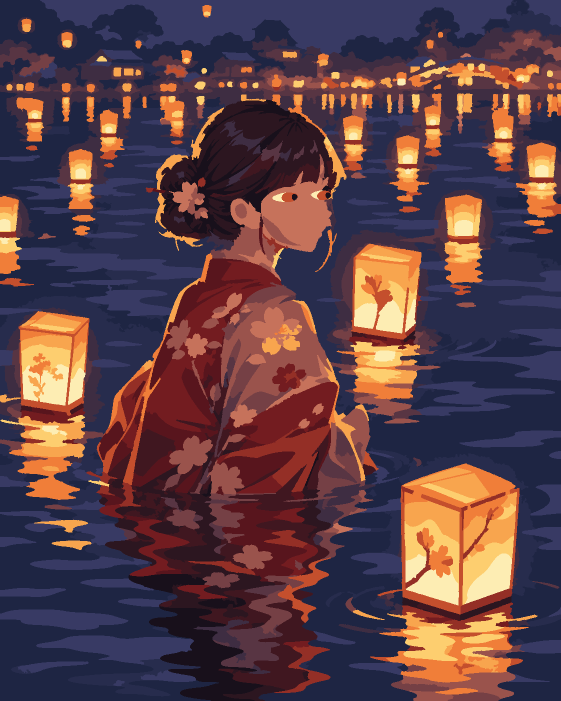
#> input picture face_v5/color_segmentation_review.png, 1122 x 1402 px (shown at 1/2 size)
$ python build_1300.py --source ../face_v5/color_segmentation_review.png --out out.png   (older library calls are emulated)
#> lines starting #> are read from the running program, lines starting #| are printed output that depends on the picture; after the words box and inside, x2 and y2 are one past the last pixel; in counts of white or black regions, pixels touching at a corner belong together
### scripts/build.py
#!/usr/bin/env python3
"""Vector paint-by-numbers review based strictly on an existing PNG.

Never regenerates or replaces the source. Exports an SVG with 0.2 mm
contours and 5.3 pt labels. Unnumberable areas are explicitly audited.
"""
import argparse
import csv
import hashlib
import json
from collections import defaultdict
from pathlib import Path

import cv2
import numpy as np
from PIL import Image, ImageDraw, ImageFont
from scipy import ndimage as ndi

PAGE_W_MM = 400.0
PAGE_H_MM = 600.0
STROKE_MM = 0.2
LABEL_PT = 5.3
FONT_MM = LABEL_PT * 25.4 / 72.0


def label_components(indexed, ncolors):
    ids = np.zeros(indexed.shape, dtype=np.int32)
    region_colors = [-1]
    areas = [0]
    for color in range(ncolors):
        n, labels, stats, _ = cv2.connectedComponentsWithStats(
            (indexed == color).astype(np.uint8), connectivity=8)
        offset = len(areas) - 1
        mask = labels > 0
        ids[mask] = labels[mask] + offset
        region_colors.extend([color] * (n - 1))
        areas.extend(stats[1:, cv2.CC_STAT_AREA].astype(int).tolist())
    return ids, np.asarray(region_colors, dtype=np.int16), np.asarray(areas)


# [216 lines left out: functions majority_filter, remove_speckles, label_with_centers, simplify_horizon, art_directed_1500, not called in this run]


def trace_smooth_shared_interfaces(indexed, px_to_mm, xoff, yoff):
    """Trace color boundaries ONCE as shared vector paths.

    No repeated staircase segments. Junctions are pinned, and 1 px
    contour simplification straightens roofs/lantern edges without
    changing the per-pixel color assignment map.
    """
    height, width = indexed.shape
    stride = width + 1
    adjacency = defaultdict(list)
    horizontal = np.argwhere(indexed[1:, :] != indexed[:-1, :])
    vertical = np.argwhere(indexed[:, 1:] != indexed[:, :-1])
    for y, x in horizontal:
        a = int((y + 1) * stride + x)
        b = a + 1
        adjacency[a].append(b)
        adjacency[b].append(a)
    for y, x in vertical:
        a = int(y * stride + x + 1)
        b = a + stride
        adjacency[a].append(b)
        adjacency[b].append(a)
    visited = set()
    polylines = []
    # [17 lines left out: function walk, not called in this run]
    for start, neighbors in adjacency.items():
        if len(neighbors) == 2:
            continue
        for next_node in neighbors:
            if (min(start, next_node), max(start, next_node)) not in visited:
                polylines.append(walk(start, next_node))
    for start, neighbors in adjacency.items():
        for next_node in neighbors:
            if (min(start, next_node), max(start, next_node)) not in visited:
                polylines.append(walk(start, next_node))
    paths = []
    for nodes in polylines:
        if len(nodes) < 2:
            continue
        points = np.asarray(
            [(i % stride, i // stride) for i in nodes],
            dtype=np.float32)
        closed = len(nodes) > 3 and nodes[0] == nodes[-1]
        simplified = cv2.approxPolyDP(
            points.reshape(-1, 1, 2), 1.0, closed).reshape(-1, 2)
        if len(simplified) < 2:
            continue
        points_mm = [
            (xoff + float(x) * px_to_mm, yoff + float(y) * px_to_mm)
            for x, y in simplified]
        path = f'M{points_mm[0][0]:.3f},{points_mm[0][1]:.3f}'
        path += ''.join(
            f'L{x:.3f},{y:.3f}' for x, y in points_mm[1:])
        if closed:
            path += 'Z'
        paths.append(path)
    return ' '.join(paths), len(paths)


def palette_indices(palette):
    """Sort navy/violet -> burgundy/red -> orange -> yellow/cream."""
    hsv = cv2.cvtColor(
        palette[None, :, :].astype(np.uint8), cv2.COLOR_RGB2HSV)[0]
    degrees = hsv[:, 0].astype(float) * 2.0
    rotated = (degrees - 205.0) % 360.0
    return sorted(range(len(palette)),
                  key=lambda i: (round(rotated[i] / 30),
                                 float(hsv[i, 2])))


# [234 lines left out: functions runs, outline_svg, create_labels, build, not called in this run]


# [17 lines that do not run on import are left out]

### scripts/build_1300.py
#!/usr/bin/env python3
"""Paint-by-numbers: geometry-first cleanup. No artificial circular label pockets.
Original source is NEVER edited. Every remaining color island gets a 5.3pt label.
"""
from __future__ import annotations
import argparse, csv, hashlib, json
from collections import defaultdict
from pathlib import Path

import cv2
import numpy as np
from PIL import Image
from scipy import ndimage as ndi
import cairosvg
import build as previous

TARGET = 1300
FONT_PT = 5.3
STROKE_MM = .2
PAGE = (400., 600.)


def contacts(ids):
    """Shared edge length with 8-connected fallback for diagonal islands."""
    table = defaultdict(lambda: defaultdict(float))
    for a,b,weight in (
        (ids[:,:-1],ids[:,1:],1.),
        (ids[:-1,:],ids[1:,:],1.),
        (ids[:-1,:-1],ids[1:,1:],.12),
        (ids[1:,:-1],ids[:-1,1:],.12),
    ):
        mask = a != b
        v = np.stack((np.minimum(a[mask],b[mask]),
                      np.maximum(a[mask],b[mask])),axis=1)
        unique, lengths = np.unique(v,axis=0,return_counts=True)
        for (x,y),ln in zip(unique,lengths):
            if x < 1: continue
            table[int(x)][int(y)] += float(ln)*weight
            table[int(y)][int(x)] += float(ln)*weight
    return table


def fit_centers(ids, colors, palette, scale):
    """Find an actually rectangular number clearance for every island.

    At 400mm print width, 5.3pt ~= 5.25 source pixels high.
    Reserve 7 pixels height and 7/11 width incl. margin.
    """
    n=int(ids.max())
    ordering=previous.palette_indices(palette)
    codes={color:k+1 for k,color in enumerate(ordering)}
    numbers=np.zeros(n+1,dtype=np.int16)
    for r in range(1,n+1):
        numbers[r]=codes[int(colors[r])]
    raster=ids.astype(np.uint16)
    kernels=(np.ones((7,7),np.uint8),np.ones((7,11),np.uint8))
    good=[]
    for kernel in kernels:
        mn=cv2.erode(raster,kernel,borderType=cv2.BORDER_CONSTANT,borderValue=0)
        mx=cv2.dilate(raster,kernel,borderType=cv2.BORDER_CONSTANT,borderValue=0)
        good.append((mn==mx) & (raster!=0))
    wanted=np.where(numbers[raster]<=9,good[0],good[1])
    counts=np.bincount(ids[wanted],minlength=n+1)
    # Pick a safe center far away from any shared color boundary.
    border=np.zeros(ids.shape,dtype=bool)
    d=ids[:,:-1]!=ids[:,1:]
    border[:,:-1]|=d; border[:,1:]|=d
    d=ids[:-1,:]!=ids[1:,:]
    border[:-1,:]|=d; border[1:,:]|=d
    border[0,:]=True; border[-1,:]=True
    border[:,0]=True; border[:,-1]=True
    dist=cv2.distanceTransform((~border).astype(np.uint8),cv2.DIST_L2,5)
    coords=ndi.maximum_position(dist*wanted,labels=ids,index=np.arange(1,n+1))
    centers=np.zeros((n+1,2),np.int32)
    for r,xy in enumerate(coords,1):
        y,x=xy
        centers[r]=int(x),int(y)
    return counts[1:]>0,centers,numbers


def remap_colors(ids, colors, target):
    # Every pixel is reassigned to a color from the original 19-color palette.
    recolored=colors.copy()
    for r,c in target.items(): recolored[r]=c
    return recolored[ids]


def merge_until_fit(indexed, palette, scale, max_rounds=14):
    history=[]
    pigment_count=len(palette)
    rgb=np.asarray(palette,dtype=np.uint8)
    lab=cv2.cvtColor(rgb[None,:,:],cv2.COLOR_RGB2LAB)[0].astype(float)
    work=indexed.copy()
    for iteration in range(max_rounds):
        ids, colors, areas=previous.label_components(work,pigment_count)
        n=len(colors)-1
        valid,centers,numbers=fit_centers(ids,colors,palette,scale)
        bad=np.flatnonzero(~valid)+1
        history.append({'round':iteration,'regions':n,'fit':int(valid.sum()),'unfit':len(bad)})
        if len(bad)==0:
            return work,ids,colors,centers,numbers,history
        graph=contacts(ids)
        per_color=np.bincount(colors[1:].astype(np.int32),minlength=pigment_count)
        target={}
        # The smallest unpaintable flecks are merged first. Large valid shapes
        # and salient foreground silhouettes are not touched.
        for r in sorted(bad,key=lambda z:int(areas[z])):
            adj=graph.get(int(r),{})
            if not adj: continue
            original_color=int(colors[r])
            # 19 is a MAXIMUM, not a requirement to retain an unpaintable pigment.
            x,y=centers[r]
            def rank(z):
                c=int(colors[z])
                color_dist=float(np.linalg.norm(lab[original_color]-lab[c]))
                common=float(adj[z])
                # Prefer strongly similar pigments and existing broad forms.
                # Distant lights retain warm colors when an alternative exists.
                warm_guard=(y<470 and original_color!=c and
                            palette[original_color,0]>160 and
                            palette[c,0]<85)
                return (-100 if warm_guard else 0,
                        1 if c==original_color else 0,
                        -color_dist, common, float(areas[z]))
            # Merge toward a larger, already numberable neighbor. Never
            # let two invalid patches swap pigments back and forth.
            stable=[z for z in adj if valid[z-1]]
            larger=[z for z in adj if areas[z]>areas[r] or
                    (areas[z]==areas[r] and z<r)]
            pool=stable or larger or list(adj)
            best=max(pool,key=lambda z:(int(valid[z-1]),float(areas[z]),rank(z)))
            target[int(r)]=int(colors[best])
            per_color[original_color]-=1
        if not target: break
        new=remap_colors(ids,colors,target)
        if np.array_equal(new,work): break
        work=new
    ids,colors,areas=previous.label_components(work,pigment_count)
    valid,centers,numbers=fit_centers(ids,colors,palette,scale)
    history.append({'round':'final','regions':len(colors)-1,
                    'fit':int(valid.sum()),'unfit':int(np.count_nonzero(~valid))})
    return work,ids,colors,centers,numbers,history


def recover_source_details(work, source_idx, palette, target=1300):
    """Recover ONLY original 19-color regions that physically fit a number.

    Each restored source-derived island must be entirely INSIDE a paintable
    existing area (not a synthetic circle/stripe). Preserve protected girl's
    meaningful details and close-up lamps, leave distant horizon simplified.
    """
    src_ids,src_colors,src_areas=previous.label_components(source_idx,len(palette))
    src_ok,src_centers,_=fit_centers(src_ids,src_colors,palette,1.)
    base_ids,base_colors,base_areas=previous.label_components(work,len(palette))
    base_ok,base_centers,_=fit_centers(base_ids,base_colors,palette,1.)
    blocked=np.zeros(work.shape,np.uint8)
    for rid in range(1,len(base_colors)):
        if base_ok[rid-1]:
            x,y=base_centers[rid]
            cv2.circle(blocked,(int(x),int(y)),7,1,-1)
    boxes=ndi.find_objects(src_ids)
    h,w=work.shape
    choices=[]
    for rid in range(1,len(src_colors)):
        if not src_ok[rid-1]: continue
        area=int(src_areas[rid])
        if area<65 or area>7000:continue
        x,y=map(int,src_centers[rid])
        # Do not reintroduce noisy distant sky and remote water speckles.
        foreground=(320<=y<=1160 and 215<=x<=780)
        near_lamp=(600<=y<=1300 and (x<200 or x>740))
        if not (foreground or near_lamp):continue
        box=boxes[rid-1]
        if box is None:continue
        y0,y1=box[0].start,box[0].stop
        x0,x1=box[1].start,box[1].stop
        if min(y0,x0)<4 or y1>h-4 or x1>w-4:continue
        ys=slice(y0-2,y1+2);xs=slice(x0-2,x1+2)
        island=(src_ids[ys,xs]==rid)
        if not island.any():continue
        a,b=np.unique(base_ids[ys,xs][island],return_counts=True)
        if not len(a):continue
        parent=int(a[b.argmax()])
        if int(b.max())/area<.985:continue
        if int(src_colors[rid])==int(base_colors[parent]):continue
        # A full two-pixel neighborhood must remain inside the parent.
        outer=cv2.dilate(island.astype(np.uint8),
            np.ones((5,5),np.uint8),iterations=1).astype(bool)
        if not np.all(base_ids[ys,xs][outer]==parent):continue
        if np.any(blocked[ys,xs][island]):continue
        # Favor naturally shaped (not hairline) original design accents.
        bw,bh=x1-x0,y1-y0
        if min(bw,bh)<7 or area/max(1,bw*bh)<.08:continue
        # In faces retain genuinely original iris/brow details, not flecks.
        face=(340<=y<=510 and 470<=x<=665)
        salience=(25 if face else 12 if (200<x<725 and y<985) else 0)
        choices.append((salience+min(area,1800)/120,area,rid,ys,xs,island,parent))
    choices.sort(reverse=True,key=lambda z:z[0])
    restored=0
    new=work.copy()
    occupied=np.zeros(work.shape,np.uint8)
    for _,area,rid,ys,xs,island,parent in choices:
        if restored>=max(0,target-(len(base_colors)-1)):break
        if np.any(occupied[ys,xs][island]):continue
        # Candidate can only restore a real source island, not recolor arbitrary pixels.
        if not np.all(new[ys,xs][island]==base_colors[parent]):continue
        new[ys,xs][island]=int(src_colors[rid])
        occupied[ys,xs][island]=1
        restored+=1
    return new,{'eligible_source_islands':len(choices),
                'restored_source_islands':restored}

# [86 lines left out: functions smooth_shared_paths, face_stroke, painted_ink_preview, not called in this run]


def build(source, out):
    out.mkdir(exist_ok=True,parents=True)
    raw=source.read_bytes()
    image=np.asarray(Image.open(source).convert('RGB'))
#> image is the input picture: shape (1402, 1122, 3); mean R, G, B 93.2, 63.9, 69.7
    palette, inverse=np.unique(image.reshape(-1,3),return_inverse=True,axis=0)
#> palette = 19 rows, first 8: [24, 16, 27], [30, 37, 67], [39, 44, 77], [44, 22, 32], [56, 58, 100], [62, 45, 66], [64, 23, 32], [88, 21, 29]
    if len(palette)!=19:raise RuntimeError(f'Source has {len(palette)} colors, expected 19')
    baseline=np.asarray(Image.open(out/'color_segmentation_review.png').convert('RGB'))
    if baseline.shape!=image.shape:raise RuntimeError('Baseline dimensions differ')
    known=np.zeros(image.shape[:2],bool)
    indexed=np.zeros(image.shape[:2],np.uint8)
    for c,rgb in enumerate(palette):
        same=np.all(baseline==rgb,axis=2)
        known|=same; indexed[same]=c
#> this loop made 19 passes
#> pass 1, in build, `same=np.all(baseline==rgb,axis=2)`:
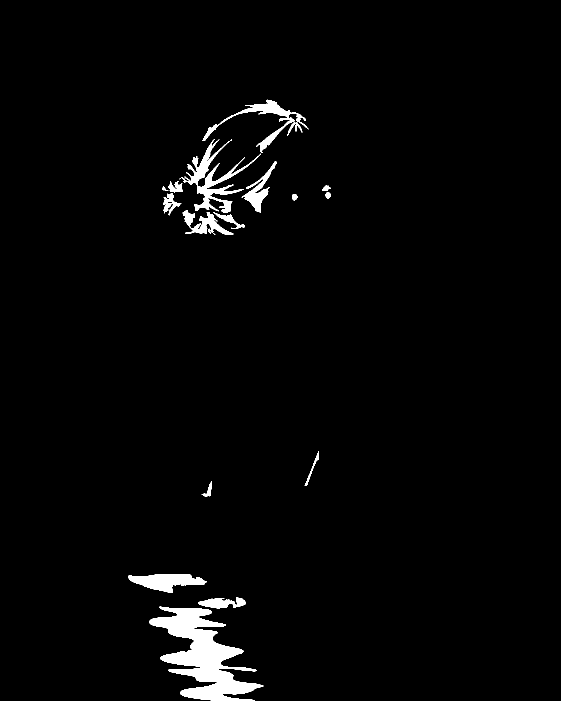
#> same: shape (1402, 1122) bool (shown at 1/2 size); 2.3% white; 17 white regions, largest, box (x1, y1, x2, y2) and area: (298, 1213, 527, 1402) 17767, (359, 278, 522, 425) 4917, (257, 1148, 414, 1186) 3388
#> after the loop:
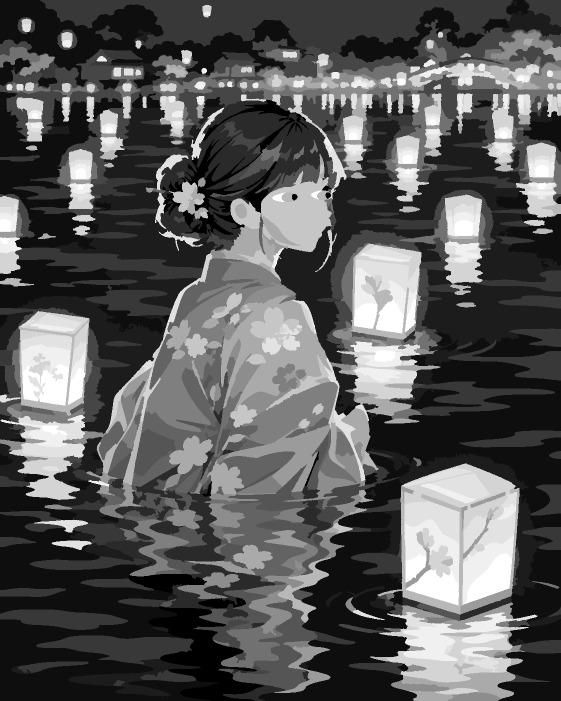
#> indexed: shape (1402, 1122) (shown at 1/2 size); min 0, max 18, mean 6.32; drawn with min black and max white
    if not np.all(known):raise RuntimeError('Unrecognized baseline color pixels')
    height,width=indexed.shape
    scale=min(PAGE[0]/width,PAGE[1]/height)
    wmm,hmm=width*scale,height*scale
    xoff,yoff=(PAGE[0]-wmm)/2,(PAGE[1]-hmm)/2
    output,ids,colors,centers,numbers,history=merge_until_fit(indexed,palette,scale)
#> in merge_until_fit, `pigment_count=len(palette)`: pigment_count = 19
#> in merge_until_fit, `rgb=np.asarray(palette,dtype=np.uint8)`: rgb has the same summary as palette in build
#> in merge_until_fit, `lab=cv2.cvtColor(rgb[None,:,:],cv2.COLOR_RGB2LAB)[0].astype(float)`: lab = 19 rows, first 8: [15, 136, 122], [40, 134, 108], [48, 136, 107], [27, 142, 126], [67, 139, 103], [54, 141, 118], [37, 148, 132], [48, 159, 141]
#> the loop in merge_until_fit, `for iteration in range(max_rounds):` made 2 passes
#> pass 1, in merge_until_fit, `ids, colors, areas=previous.label_components(work,pigment_count)`:
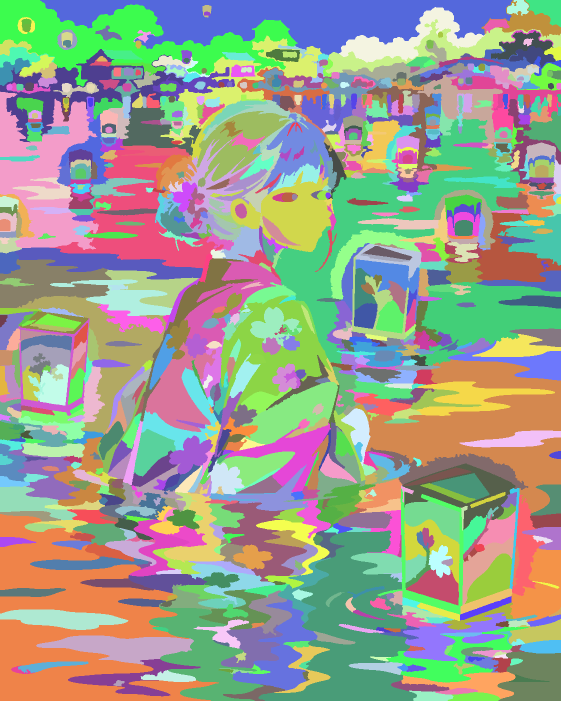
#> ids: shape (1402, 1122) int32 (shown at 1/2 size); 944 distinct labels, from 1 to 944; one colour per label, 0 black
#> after the loop in merge_until_fit, `for iteration in range(max_rounds):`:
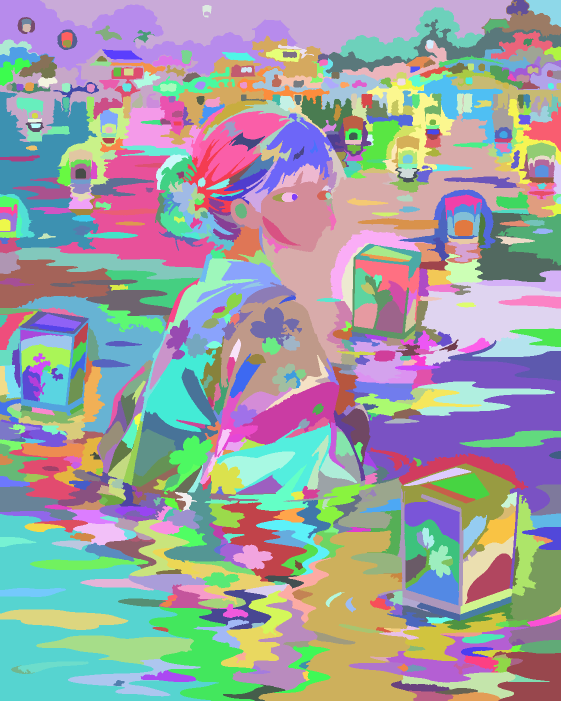
#> ids: shape (1402, 1122) int32 (shown at 1/2 size); 805 distinct labels, from 1 to 805; one colour per label, 0 black
#> after the loop in merge_until_fit, `for iteration in range(max_rounds):`:
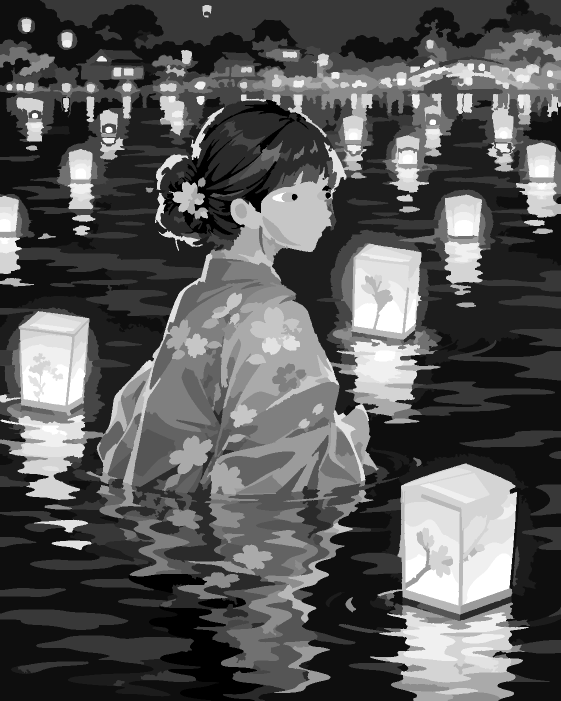
#> work: shape (1402, 1122) int16 (shown at 1/2 size); min 0, max 18, mean 6.24; drawn with min black and max white
#> after the loop in merge_until_fit, `for iteration in range(max_rounds):`: history = 2 items
#> colors = 806 values from -1 to 18; centers = 806 pairs, first value 0 to 1118, second value 0 to 1393; numbers = 806 values, max 19 at index 781, min 0 at index 0, mean 9.67; history = 2 items
    # Reintroduce only real, originally present, full-size-numberable design
    # details, mainly on the girl and foreground. No dotted label pockets.
    original_idx=inverse.reshape(image.shape[:2]).astype(np.uint8)
    recovered,restoration=recover_source_details(output,original_idx,palette,TARGET)
#> the loop in label_components (call 3), `for color in range(ncolors):` made 19 passes
#> (n, offset) on passes 2 to 9: (55, 17), (55, 71), (35, 125), (83, 159), (69, 241), (45, 309), (29, 353), (66, 381)
#> pass 1, in label_components (call 3), `n, labels, stats, _ = cv2.connectedComponentsWithStats( (indexed == co..`:
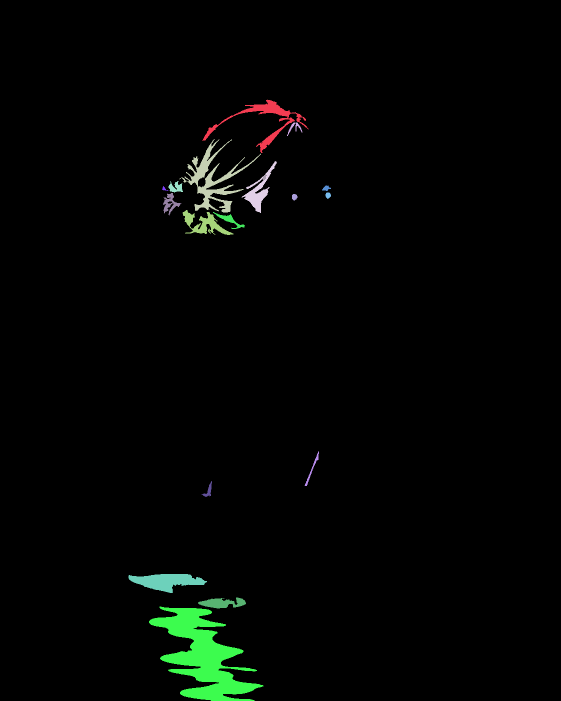
#> labels: shape (1402, 1122) int32 (shown at 1/2 size); 18 distinct labels, from 0 to 17; one colour per label, 0 black
#> after the loop in label_components (call 3), `for color in range(ncolors):`: areas = 945 values, max 70641 at index 63, min 0 at index 0, mean 1664.6; region_colors = 945 values from -1 to 18
#> in recover_source_details, `src_ids,src_colors,src_areas=previous.label_components(source_idx,len(..`: src_areas has the same summary as areas in label_components
#> in fit_centers (call 3), `n=int(ids.max())`: n = 944
#> in palette_indices (call 3), `hsv = cv2.cvtColor( palette[None, :, :].astype(np.uint8), cv2.COLOR_RG..`: hsv = 19 rows, first 8: [142, 104, 27], [114, 141, 67], [116, 126, 77], [166, 127, 44], [119, 112, 100], [144, 81, 66], [173, 163, 64], [176, 194, 88]
#> after the loop in fit_centers (call 3), `for r in range(1,n+1):`: numbers = 945 values, max 19 at index 916, min 0 at index 0, mean 10.16
#> the loop in fit_centers (call 3), `for kernel in kernels:` made 2 passes
#> pass 2, in fit_centers (call 3), `mn=cv2.erode(raster,kernel,borderType=cv2.BORDER_CONSTANT,borderValue=0)`:
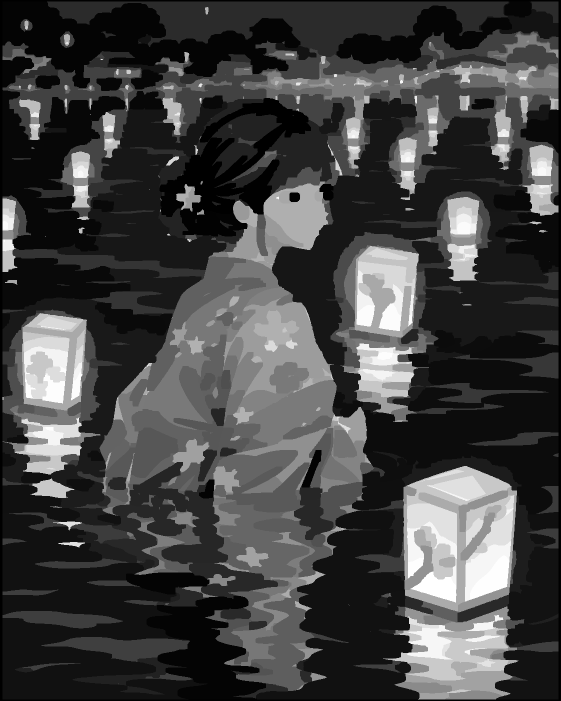
#> mn: shape (1402, 1122) uint16 (shown at 1/2 size); min 0, max 944, mean 248.1; drawn with min black and max white
#> after the loop in fit_centers (call 3), `for kernel in kernels:`: good = 2 items
#> in fit_centers (call 3), `counts=np.bincount(ids[wanted],minlength=n+1)`: counts = 945 values, max 54346 at index 63, min 0 at index 0, mean 863.4
#> (the rest of the program and of its run is left out)
